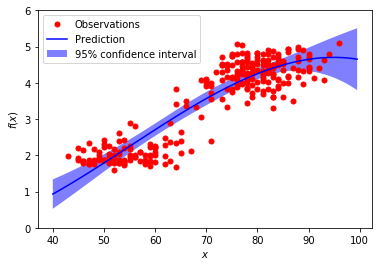

Source code (Python):
#!/usr/bin/env python3
# -*- coding: utf-8 -*-
"""
Created on Mon Mar 26 19:56:42 2018

@author: xinjie
"""

import pandas as pd
import numpy as np
from numpy.linalg import inv
import matplotlib.pyplot as plt
def kernel(x, y):
    n = len(x)
    m = len(y)
    result = np.zeros((n,m))
    for i in range(n):
        for j in range(m):
            result[i,j] = kernel_comp(x[i], y[j])
    return result
def kernel_comp(x, y):
    return 1+ x*y + (x*y)**2 + (x*y)**3

df = pd.read_csv(r'/home/xinjie/Dropbox/courses/2018_Spring/STAT_MODEL/sds383d/code/ex4/faithful.csv')

y = df['eruptions'].values
x = df['waiting'].values
plt.scatter(x, y)
x_star = np.arange(40, 100, 0.5)
n = len(x)
Phi = np.zeros((4, n))
Phi[0,:] = 1
Phi[1,:] = x
Phi[2,:] = np.power(x, 2)
Phi[3,:] = np.power(x, 3)
Phi_star = np.zeros((4, len(x_star)))
Phi_star[0,:] = 1
Phi_star[1,:] = x_star
Phi_star[2,:] = np.power(x_star, 2)
Phi_star[3,:] = np.power(x_star, 3)
A = Phi @ Phi.T + np.identity(4)
A_inv = inv(A)
mean_star = Phi_star.T @ A_inv @ Phi @ y
sd_star = np.power(np.diag(Phi_star.T @ A_inv @ Phi_star), 0.5)
#
#K = kernel(x, x)
#K_star = kernel(x_star, x)
#K_starstar = kernel(x_star, x_star)
#K_inv = inv(K + 500*np.identity(K.shape[0]))
#
#mean_star = K_star @ K_inv @ y
#sd_star = np.power(np.diag(K_starstar - K_star @ K_inv @ kernel(x, x_star)), 1/2)

fig = plt.figure()
plt.plot(x, y, 'r.', markersize=10, label=u'Observations')
plt.plot(x_star, mean_star, 'b-', label=u'Prediction')
plt.fill(np.concatenate([x_star, x_star[::-1]]),
        np.concatenate([mean_star - 1.9600 * sd_star,
                       (mean_star + 1.9600 * sd_star)[::-1]]),
        alpha=.5, fc='b', ec='None', label='95% confidence interval')
plt.xlabel('$x$')
plt.ylabel('$f(x)$')
plt.ylim(0, 6)
plt.legend(loc='upper left')
